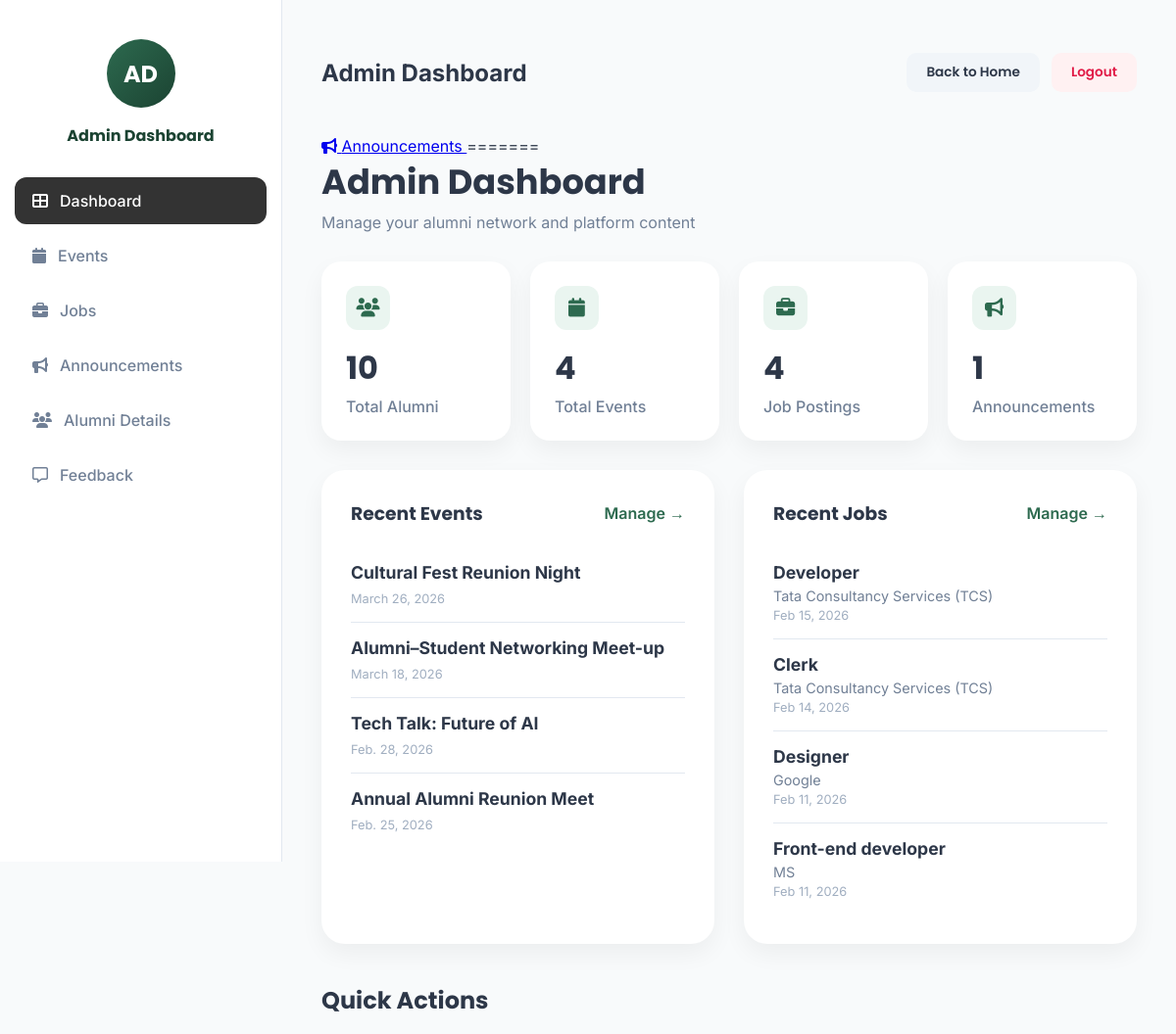
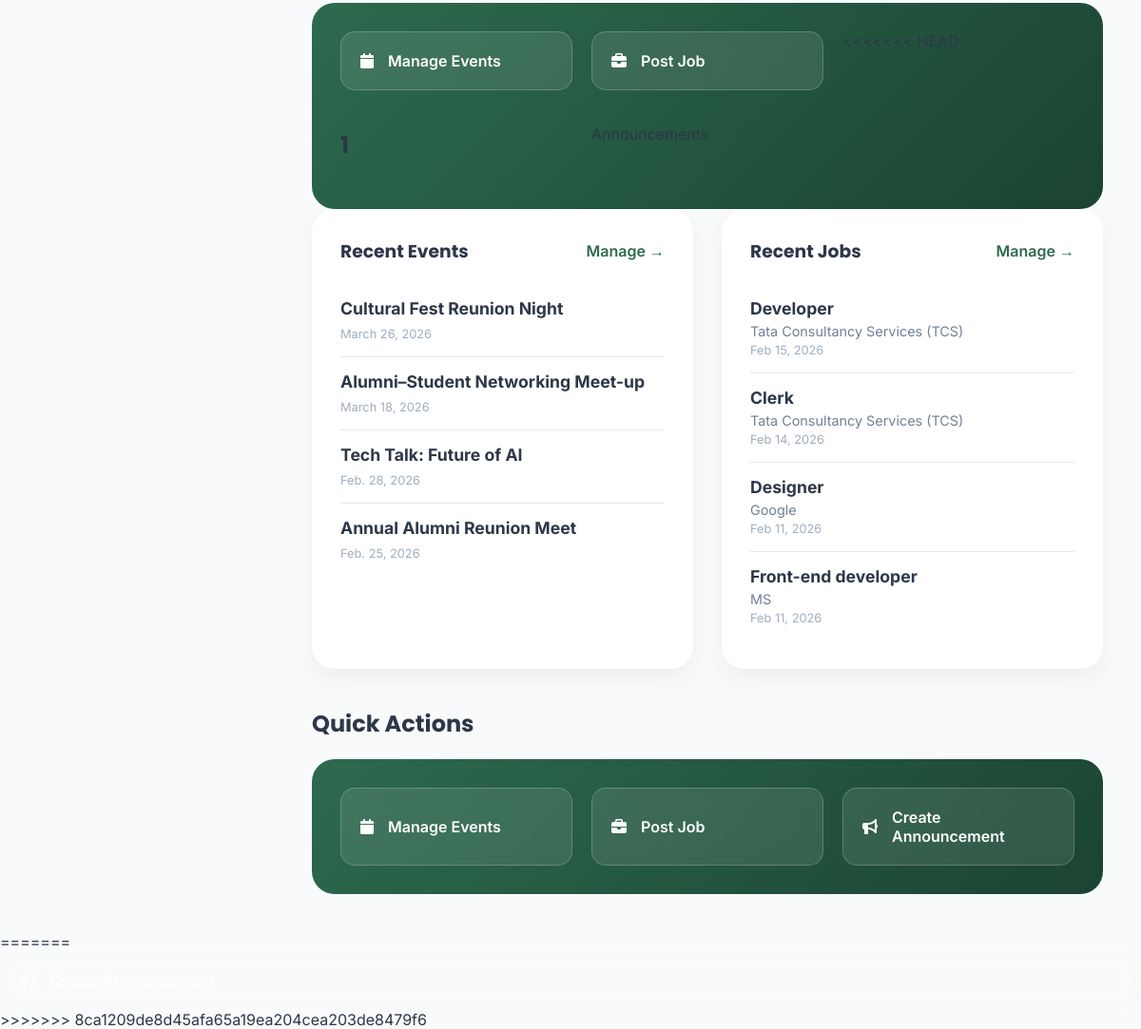
Page /alumni_app/admin-dashboard/ (signed in) on the earlier database version (2 pictures, top to bottom).
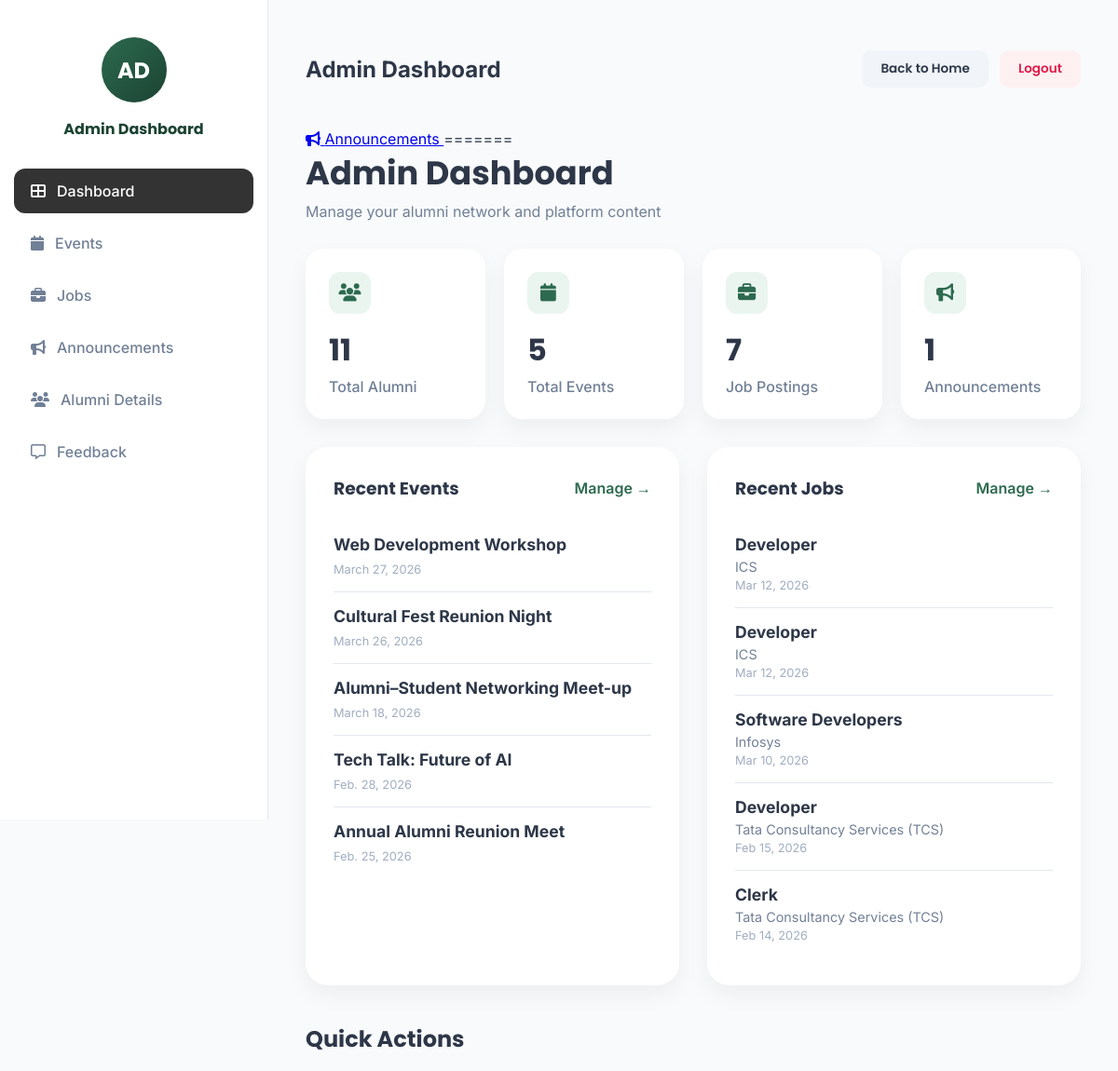
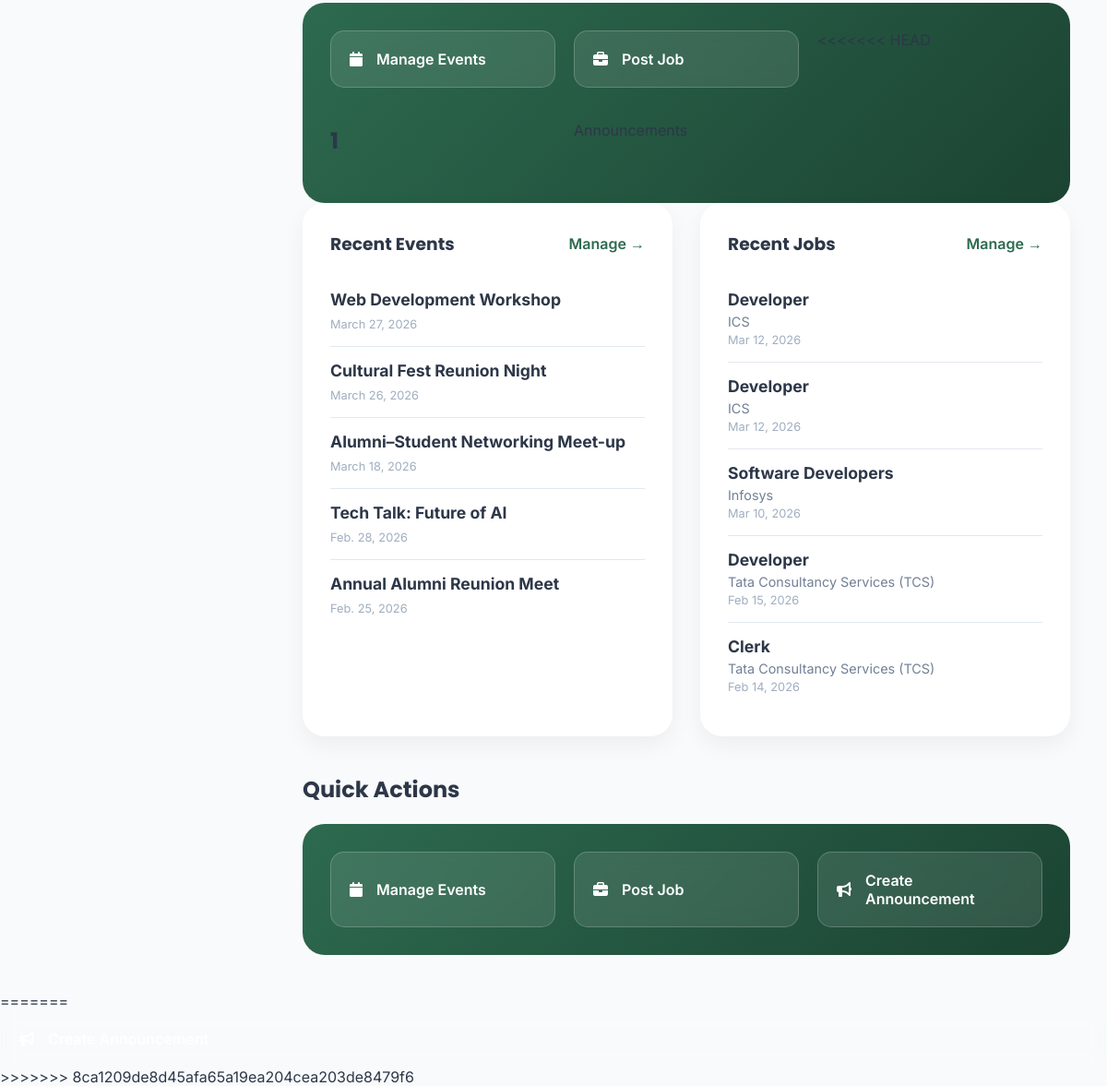
Same page on the later database version (2 pictures, top to bottom).
### Alumni_app/models.py (models this page shows, shortened)
class Event(models.Model):
    title = models.CharField(max_length=200)
    description = models.TextField()
    date = models.DateField()
    image_url = models.URLField(blank=True, null=True)
    created_by = models.ForeignKey(User, on_delete=models.CASCADE, null=True, blank=True)
    is_approved = models.BooleanField(default=False)
    is_rejected = models.BooleanField(default=False)

class Job(models.Model):
    title = models.CharField(max_length=200)
    company = models.CharField(max_length=200)
    description = models.TextField()
    posted_by = models.ForeignKey(
        settings.AUTH_USER_MODEL,
        on_delete=models.SET_NULL,
        null=True,
        blank=True
    )
    posted_on = models.DateTimeField(auto_now_add=True)

### Alumni_app/views.py (the view)
# urls.py: path('admin-dashboard/', views.admin_dashboard, name='admin_dashboard'),
@login_required
def admin_dashboard(request):
    total_alumni = Profile.objects.filter(role="alumni").count()
    total_events = Event.objects.count()
    total_jobs = Job.objects.count()
    total_announcements = Announcement.objects.count()
    recent_events = Event.objects.order_by('-date')[:5]
    recent_jobs = Job.objects.order_by('-posted_on')[:5]
    return render(request,"admin_dashboard.html",{
        "total_alumni": total_alumni,
        "total_events": total_events,
        "total_jobs": total_jobs,
        "total_announcements": total_announcements,
        "recent_events": recent_events,
        "recent_jobs": recent_jobs
    })

### Alumni_app/templates/admin_dashboard.html (shortened to what this page needs)
{% load static %}
<!doctype html>
<html>
	<head>
		<link
			rel="stylesheet"
			href="https://cdnjs.cloudflare.com/ajax/libs/font-awesome/6.5.1/css/all.min.css"
		/>
		<link rel="stylesheet" href="{% static 'admin_dashboard.css' %}" />
	</head>
	<body>
		<div class="dashboard-container">
			<aside class="sidebar">
				<div class="profile">
					<div class="avatar">AD</div>
					<p>Admin Dashboard</p>
				</div>
				<nav>
					<a href="{% url 'admin_dashboard' %}" class="active">
						<i class="fa-solid fa-table-cells-large"></i> Dashboard
					</a>
					<a href="{% url 'admin_events' %}">
						<i class="fa-solid fa-calendar"></i> Events
					</a>
					<a href="{% url 'jobs_admin' %}">
						<i class="fa-solid fa-briefcase"></i> Jobs
					</a>
					<a href="{% url 'admin_announcements' %}">
						<i class="fa-solid fa-bullhorn"></i> Announcements
					</a>
					<a href="{% url 'admin_view_alumni' %}">
						<i class="fa-solid fa-users"></i> Alumni Details
					</a>
					<a href="{% url 'admin_feedback' %}">
						<i class="fa-regular fa-message"></i> Feedback
					</a>
				</nav>
			</aside>
			<main class="main-content">
				<div class="topbar">
					<div class="page-title">
						<h2>Admin Dashboard</h2>
					</div>
					<div class="top-actions">
						<a href="{% url 'index' %}">Back to Home</a>
						<a href="{% url 'logout' %}">Logout</a>
					</div>
				</div>
<a href="{% url 'announcements_page' %}">
<i class="fa-solid fa-bullhorn"></i> Announcements
</a>
=======
				<div class="page-header">
					<h1>Admin Dashboard</h1>
					<p>Manage your alumni network and platform content</p>
				</div>
				<div class="stats-grid">
					<div class="stat-card">
						<div class="stat-icon">
							<i class="fa-solid fa-users"></i>
						</div>
						<h2>{{ total_alumni }}</h2>
						<p>Total Alumni</p>
					</div>
					<div class="stat-card">
						<div class="stat-icon">
							<i class="fa-solid fa-calendar"></i>
						</div>
						<h2>{{ total_events }}</h2>
						<p>Total Events</p>
					</div>
					<div class="stat-card">
						<div class="stat-icon">
							<i class="fa-solid fa-briefcase"></i>
						</div>
						<h2>{{ total_jobs }}</h2>
						<p>Job Postings</p>
					</div>
					<div class="stat-card">
						<div class="stat-icon">
							<i class="fa-solid fa-bullhorn"></i>
						</div>
						<h2>{{ total_announcements }}</h2>
						<p>Announcements</p>
					</div>
				</div>
				<div class="content-grid">
					<div class="card">
						<div class="card-header">
							<h3>Recent Events</h3>
							<a href="{% url 'admin_events' %}">Manage →</a>
						</div>
						<div class="card-body">
							{% for event in recent_events %}
							<div class="list-item">
								<h4>{{ event.title }}</h4>
								<span>{{ event.date }}</span>
							</div>
							{% endfor %}
						</div>
					</div>
					<div class="card">
						<div class="card-header">
							<h3>Recent Jobs</h3>
							<a href="{% url 'jobs_admin' %}">Manage →</a>
						</div>
						<div class="card-body">
							{% for job in recent_jobs %}
							<div class="list-item">
								<h4>{{ job.title }}</h4>
								<p>{{ job.company }}</p>
								<span>{{ job.posted_on|date:"M d, Y" }}</span>
							</div>
							{% endfor %}
						</div>
					</div>
				</div>
				<div class="quick-actions">
					<h2>Quick Actions</h2>
					<div class="actions-grid">
						<a href="{% url 'admin_events' %}" class="action-btn">
							<i class="fa-solid fa-calendar"></i>
							Manage Events
						</a>
						<a href="{% url 'jobs_admin' %}" class="action-btn">
							<i class="fa-solid fa-briefcase"></i>
							Post Job
						</a>
<h2>{{ total_announcements }}</h2>
<p>Announcements</p>
</div>
</div>
<div class="content-grid">
<div class="card">
<div class="card-header">
<h3>Recent Events</h3>
<a href="{% url 'admin_events' %}">Manage →</a>
</div>
<div class="card-body">
{% for event in recent_events %}
<div class="list-item">
<h4>{{ event.title }}</h4>
<span>{{ event.date }}</span>
</div>
{% endfor %}
</div>
</div>
<div class="card">
<div class="card-header">
<h3>Recent Jobs</h3>
<a href="{% url 'jobs_admin' %}">Manage →</a>
</div>
<div class="card-body">
{% for job in recent_jobs %}
<div class="list-item">
<h4>{{ job.title }}</h4>
<p>{{ job.company }}</p>
<span>{{ job.posted_on|date:"M d, Y" }}</span>
</div>
{% endfor %}
</div>
</div>
</div>
<div class="quick-actions">
<h2>Quick Actions</h2>
<div class="actions-grid">
<a href="{% url 'admin_events' %}" class="action-btn">
<i class="fa-solid fa-calendar"></i>
Manage Events
</a>
<a href="{% url 'jobs_admin' %}" class="action-btn">
<i class="fa-solid fa-briefcase"></i>
Post Job
</a>
<a href="{% url 'announcements_page' %}" class="action-btn">
<i class="fa-solid fa-bullhorn"></i>
Create Announcement
</a>
</div>
</div>
</main>
</div>
</body>
						<a href="{% url 'admin_announcements' %}" class="action-btn">
							<i class="fa-solid fa-bullhorn"></i>
						</a>
	</body>
</html>

### Alumni_app/static/admin_dashboard.css (style rules this page uses)
:root { --primary-green: #2d6a4f; --primary-dark: #1b4332; --accent-mint: #eaf5f0; --white: #ffffff; --text-main: #2d3748; --text-muted: #718096; --bg-light: #f8fafb; --border-color: #e2e8f0; --card-shadow: 0 10px 25px rgba(0, 0, 0, 0.05); }
body { font-family: 'Inter', sans-serif; background-color: var(--bg-light); margin: 0; color: var(--text-main); }
.dashboard-container { display: flex; min-height: 100vh; }
.sidebar { width: 260px; background: var(--white); border-right: 1px solid var(--border-color); padding: 40px 15px; position: sticky; top: 0; height: 100vh; }
.avatar { width: 70px; height: 70px; background: linear-gradient(135deg, var(--primary-green), var(--primary-dark)); color: white; border-radius: 50%; display: flex; align-items: center; justify-content: center; font-size: 1.5rem; font-weight: 700; margin: 0 auto 15px; font-family: 'Poppins'; }
.profile p { text-align: center; font-family: 'Poppins'; font-weight: 700; margin-bottom: 30px; color: var(--primary-dark); }
.sidebar nav a { display: flex; align-items: center; gap: 12px; padding: 14px 18px; color: var(--text-muted); text-decoration: none; border-radius: 12px; margin-bottom: 8px; transition: 0.3s; font-weight: 500; }
.sidebar nav a:hover, .sidebar nav a.active { background: var(--accent-mint); color: var(--primary-green); }
.sidebar nav a.active { background: #333; color: white; }
.main-content { flex-grow: 1; padding: 40px; }
.topbar { display: flex; justify-content: space-between; align-items: center; margin-bottom: 30px; }
.top-actions { display: flex; gap: 12px; }
.top-actions a { text-decoration: none; font-size: 0.85rem; font-weight: 600; padding: 10px 20px; border-radius: 10px; transition: 0.3s; font-family: 'Poppins'; }
.top-actions a:first-child { background: #f1f5f9; color: var(--text-main); }
.top-actions a:last-child { background: #fff1f2; color: #e11d48; }
.page-header h1 { font-family: 'Poppins'; font-size: 2.2rem; margin: 0; }
.page-header p { color: var(--text-muted); margin-top: 5px; }
.stats-grid { display: grid; grid-template-columns: repeat(4, 1fr); gap: 20px; margin: 30px 0; }
.stat-card { background: var(--white); padding: 25px; border-radius: 20px; box-shadow: var(--card-shadow); text-align: left; transition: 0.3s; }
.stat-icon { width: 45px; height: 45px; background: var(--accent-mint); color: var(--primary-green); border-radius: 12px; display: flex; align-items: center; justify-content: center; font-size: 1.2rem; margin-bottom: 15px; }
.stat-card h2 { font-family: 'Poppins'; font-size: 2rem; margin: 0; }
.stat-card p { color: var(--text-muted); margin: 5px 0 0; font-weight: 500; }
.content-grid { display: grid; grid-template-columns: 1fr 1fr; gap: 30px; margin-bottom: 40px; }
.card { background: var(--white); border-radius: 24px; padding: 30px; box-shadow: var(--card-shadow); }
.card-header { display: flex; justify-content: space-between; align-items: center; margin-bottom: 20px; }
.card-header h3 { font-family: 'Poppins'; margin: 0; }
.card-header a { color: var(--primary-green); text-decoration: none; font-weight: 600; }
.list-item { padding: 15px 0; border-bottom: 1px solid var(--border-color); }
.list-item:last-child { border-bottom: none; }
.list-item h4 { margin: 0 0 5px; font-size: 1.1rem; }
.list-item p { color: var(--text-muted); margin: 0; font-size: 0.9rem; }
.list-item span { font-size: 0.8rem; color: #a0aec0; }
.quick-actions h2 { font-family: 'Poppins'; margin-bottom: 20px; }
.actions-grid { display: grid; grid-template-columns: repeat(3, 1fr); gap: 20px; background: linear-gradient(135deg, var(--primary-green), var(--primary-dark)); padding: 30px; border-radius: 24px; }
.action-btn { background: rgba(255, 255, 255, 0.1); color: var(--white); text-decoration: none; padding: 20px; border-radius: 15px; display: flex; align-items: center; gap: 15px; font-weight: 600; backdrop-filter: blur(10px); transition: 0.3s; border: 1px solid rgba(255, 255, 255, 0.2); }

Differences in the rows shown:
no longer on this page (row unchanged): Job: title "Designer", company "Google", posted_on "Feb 11, 2026"
no longer on this page (row unchanged): Job: title "Front-end developer", company "MS", posted_on "Feb 11, 2026"
added Event: title "Web Development Workshop", date "March 27, 2026"
added Job: title "Developer", company "ICS", posted_on "Mar 12, 2026"
added Job: title "Developer", company "ICS", posted_on "Mar 12, 2026"
added Job: title "Software Developers", company "Infosys", posted_on "Mar 10, 2026"
Other differences:
{{ total_alumni }}: "10" → "11"
{{ total_events }}: "4" → "5"
{{ total_jobs }}: "4" → "7"
